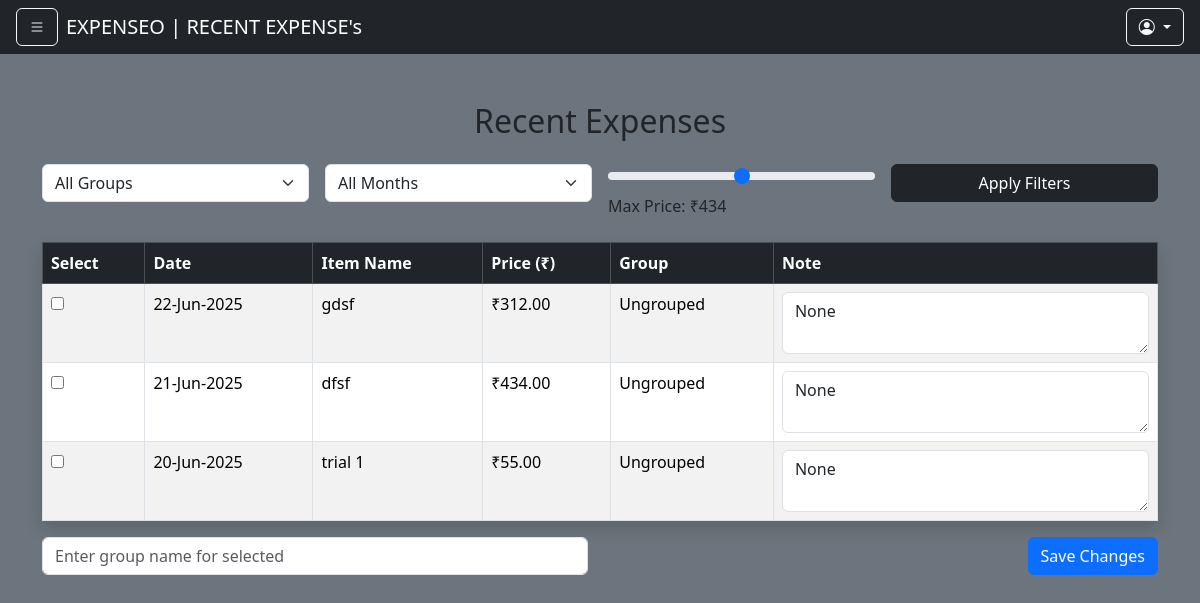
Before: /recent-expenses/ (signed in) with the older database file.
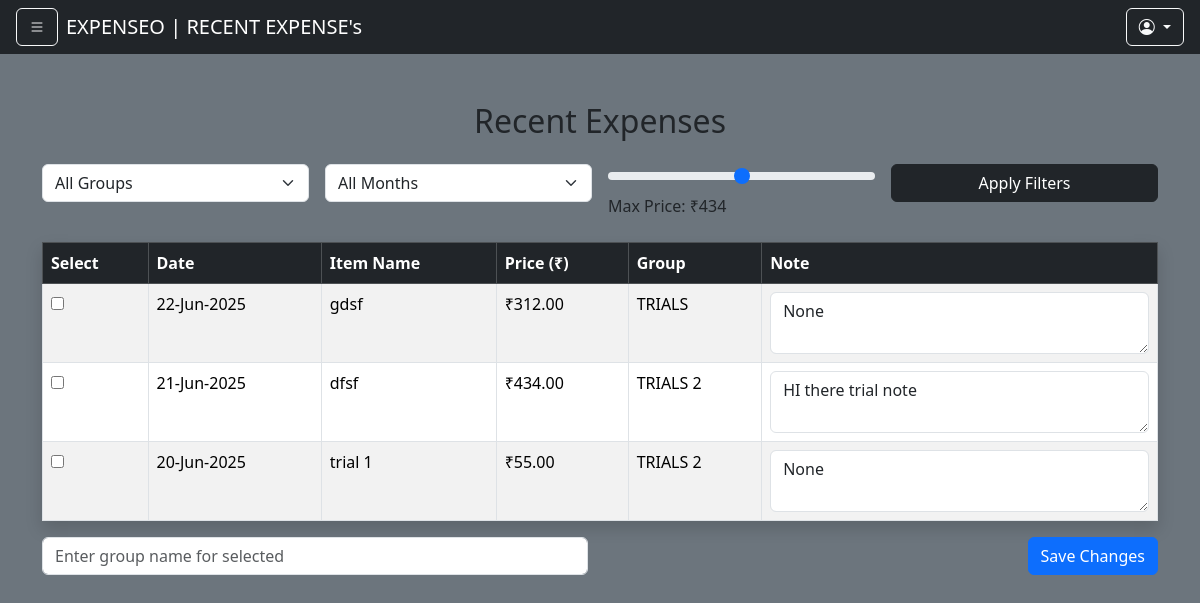
After: the same page with the newer database file.
### apps/expense/models.py (models this page shows, shortened)
class BaseClass(models.Model):
    UID = models.UUIDField(default=uuid.uuid4, primary_key=True, null=False, blank=False)
    created_at = models.DateTimeField(auto_now_add=True)
    updated_at = models.DateTimeField(auto_now=True)
    class Meta:
        abstract = True

class Transaction(BaseClass):
    user = models.ForeignKey(Users, on_delete=models.CASCADE)
    item_name = models.CharField(max_length=255)
    expected_amount = models.DecimalField(max_digits=10, decimal_places=2)
    paid_amount = models.DecimalField(max_digits=10, decimal_places=2)
    group_name = models.CharField(max_length=100, blank=True, null=True)
    note = models.TextField(blank=True, null=True)
    transaction_time = models.DateTimeField(auto_now_add=True)

### apps/expense/views.py (the view, shortened to what this page needs)
# urls.py: path('recent-expenses/',recent_expenses,name="recent_expenses"),
def recent_expenses(request):
    user_uid = request.session.get('user_id')
    if not user_uid:
        messages.warning(request, "Please log in to view your recent expenses.")
        return redirect('login')
    expenses = Transaction.objects.filter(user_id=user_uid).order_by('-transaction_time')
    group_filter = request.GET.get('group')
    date_filter = request.GET.get('month_year')
    max_price = request.GET.get('price_max')
    if group_filter and group_filter != 'all':
        expenses = expenses.filter(group_name=group_filter)
    if max_price:
        try:
            expenses = expenses.filter(paid_amount__lte=Decimal(max_price))
        except:
            pass
    all_groups = Transaction.objects.filter(user_id=user_uid).values_list('group_name', flat=True).distinct()
    all_groups = [g for g in all_groups if g]  # remove nulls
    month_years = Transaction.objects.filter(user_id=user_uid).dates('transaction_time', 'month', order='DESC')
    price_range = Transaction.objects.filter(user_id=user_uid).aggregate(min_price=Min('paid_amount'), max_price=Max('paid_amount'))
    for e in expenses:
        if not e.group_name:
            e.group_name = "Ungrouped"
        if not e.note:
            e.note = "None"
        e.formatted_date = localtime(e.transaction_time).strftime('%d-%b-%Y')
    return render(request, 'expense/recent_expenses.html', {
        'expenses': expenses,
        'groups': all_groups,
        'month_years': month_years,
        'price_range': price_range
})

### apps/expense/templates/expense/recent_expenses.html (shortened to what this page needs)
{% extends "expense/base.html" %}
{% block page %}RECENT EXPENSE's{% endblock  %}
{% block body %}
<div class="container mt-5">
    <h2 class="text-center mb-4">Recent Expenses</h2>
    <form method="get" class="row mb-4 g-3">
        <div class="col-md-3">
            <select name="group" class="form-select">
                <option value="all">All Groups</option>
            </select>
        </div>
        <div class="col-md-3">
            <select name="month_year" class="form-select">
                <option value="">All Months</option>
            </select>
        </div>
        <div class="col-md-3">
            <input type="range" class="form-range" name="price_max"
                min="{{ price_range.min_price }}" max="{{ price_range.max_price }}" step="1"
                oninput="document.getElementById('rangeValue').innerText = '₹' + this.value;">
            <label>Max Price: <span id="rangeValue">₹{{ price_range.max_price }}</span></label>
        </div>
        <div class="col-md-3">
            <button type="submit" class="btn btn-dark w-100">Apply Filters</button>
        </div>
    </form>
    <form method="post">
        <table class="table table-bordered table-striped shadow">
            <thead class="table-dark">
                <tr>
                    <th scope="col">Select</th>
                    <th scope="col">Date</th>
                    <th scope="col">Item Name</th>
                    <th scope="col">Price (₹)</th>
                    <th scope="col">Group</th>
                    <th scope="col">Note</th>
                </tr>
            </thead>
            <tbody>
                {% for expense in expenses %}
                <tr>
                    <td><input type="checkbox" name="selected" value="{{ expense.UID }}"></td>
                    <td>{{ expense.formatted_date }}</td>
                    <td>{{ expense.item_name }}</td>
                    <td>₹{{ expense.paid_amount }}</td>
                    <td>{{ expense.group_name }}</td>
                    <td>
                        <textarea name="note_{{ expense.UID }}" maxlength="100"
                            class="form-control" rows="2">{{ expense.note }}</textarea>
                    </td>
                </tr>
                {% empty %}
                <tr>
                    <td colspan="6" class="text-center">No expenses found.</td>
                </tr>
                {% endfor %}
            </tbody>
        </table>
        <div class="row mt-3">
            <div class="col-md-6">
                <input type="text" name="group_name" class="form-control" placeholder="Enter group name for selected">
            </div>
            <div class="col-md-6 text-end">
                <button type="submit" class="btn btn-primary">Save Changes</button>
            </div>
        </div>
    </form>
</div>
{% endblock %}

Changed rows visible on the page:
changed Transaction "gdsf": group_name "Ungrouped" → "TRIALS"
changed Transaction "dfsf": group_name "Ungrouped" → "TRIALS 2"; UID "None" → "HI there trial note"
changed Transaction "20-Jun-2025": group_name "Ungrouped" → "TRIALS 2"
